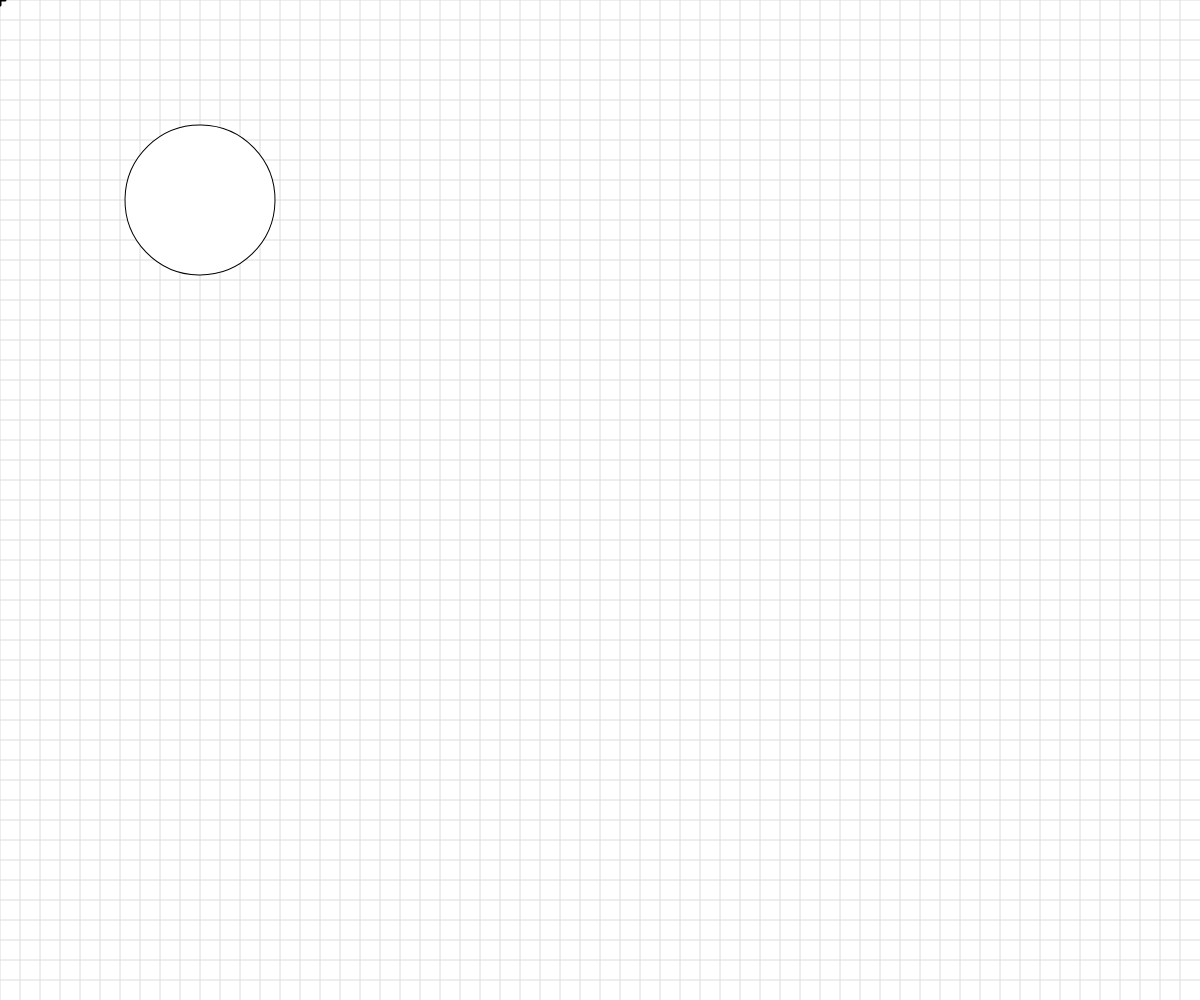
Frame 1 (no input)
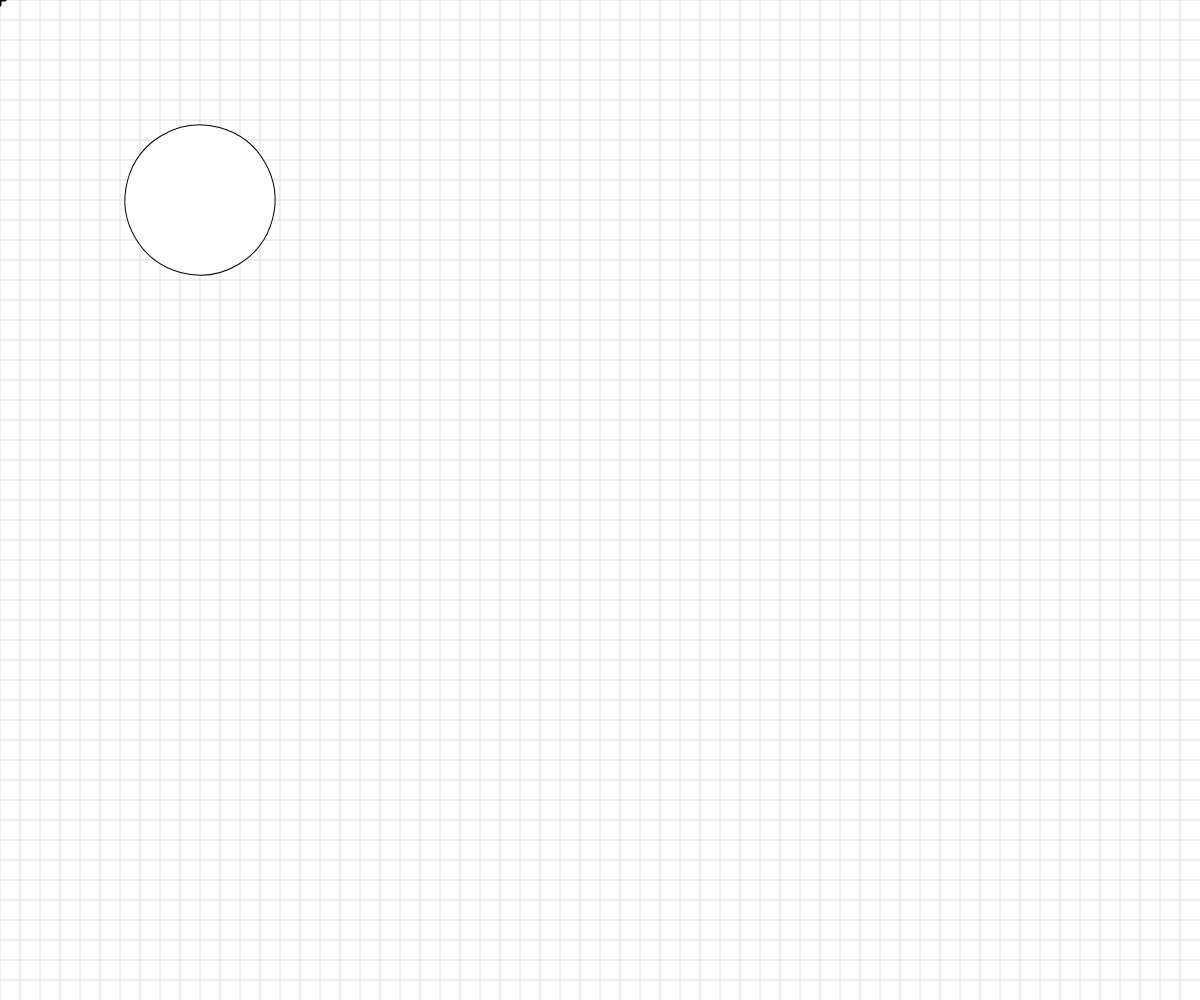
Frame 60 (no input)
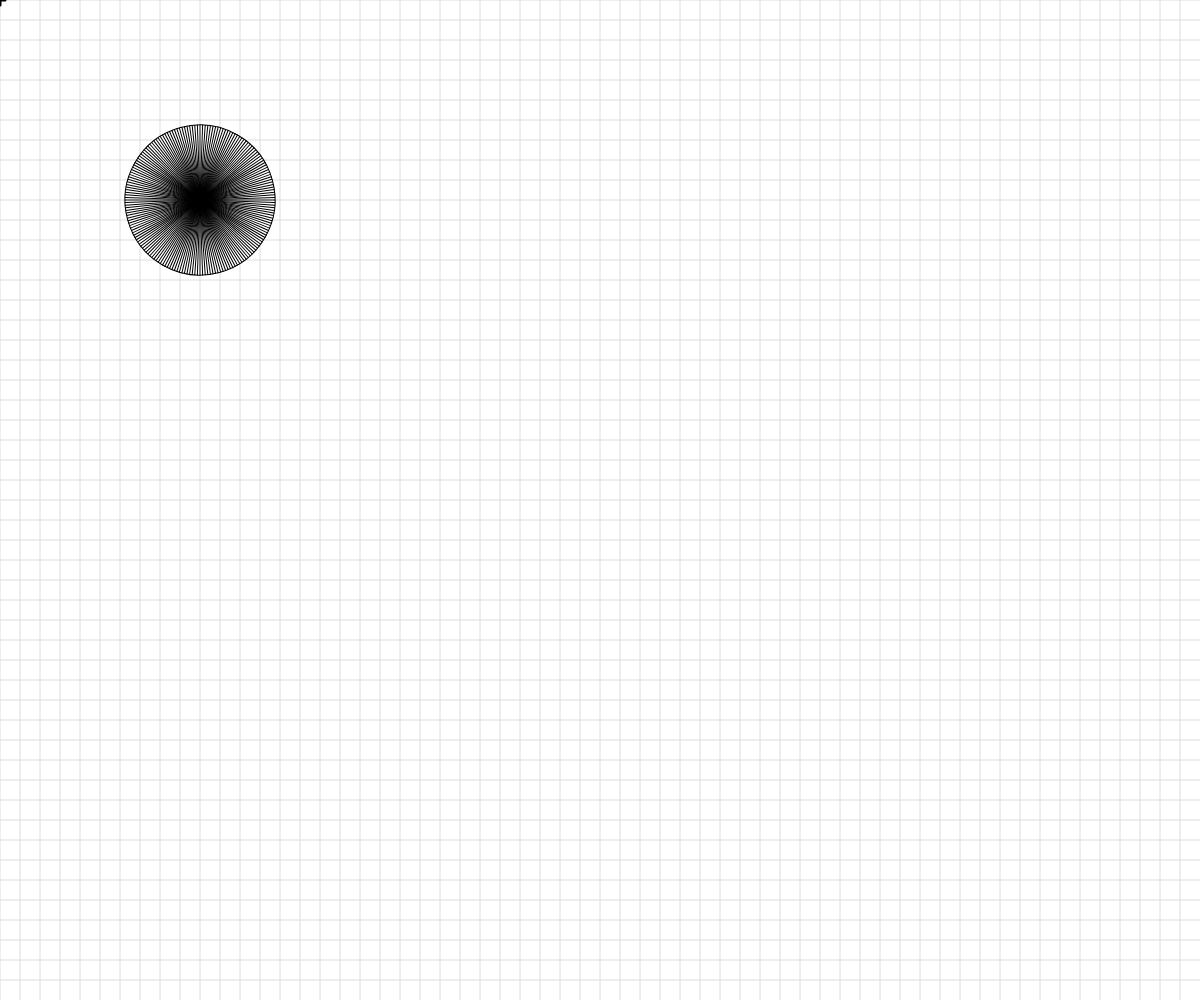
Frame 120 (the mouse pressed at the canvas centre since frame 60)

The p5.js sketch that drew these frames (run headless with seeded random() and noise() and a simulated clock; from frame 60 on, the mouse is pressed at the canvas centre):

// p5.js sketch
// ── sketch.js
// Basic Transformations Sandbox


let originalSpacing = 20;


function setup() {
  createCanvas(windowWidth, windowHeight);

}

function draw() {
  //coordinate systems RESET at the start of draw()
  background(255);
  drawBasicGrid(220);





  //transformation one: TRANSLATION
  // push();
  // translate(120, 120); // moves the origin
  // drawBasicGrid(180);
  // rectangleRed(0, 0);
  // pop();
  // rectangleBlue(0, 0);






  //transformation two: SCALE
  // push();
  // rectMode(CORNER);
  // rectangleRed(40, 0);
  // //Scale Factors:
  // // 1 = No change  <1 = Smaller   >1 = Larger


  // translate(100,100);
  // let scaleAmount = 2.5;
  // scaleAmount = map(mouseX, 0, width, 0, 4)
  // scale(scaleAmount);
  // drawBasicGrid(180);
  // rectMode(CENTER);
  // rectangleBlue(0, 0);


  // pop();







  //transformation three: ROTATION
  //reminder: rotations are measured in radians, not degrees! Functions can help with the conversion...
  //angleMode(DEGREES);
  // push();
  // rectangleRed(20,20);


  // translate(120,120);
  // rotate(frameCount);
  // drawBasicGrid(180);
  // face(0,0);

  // pop();


  //Combinations of Transformations
  // push();
  // scale(5);
  // rotate(45); // +angle === clockwise rot
  // translate(100,100);
  // face(0,0);

  // pop();






  //individual challenge
  angleMode(DEGREES);
  push();
  translate(200, 200);
  rotate(frameCount);
  circle(0, 0, 150);


  let numSpokes = map(mouseX, 0, width, 0, 360);
  numSpokes = floor(numSpokes);
  for (let i = 0; i < numSpokes; i++) {
    line(0, 0, 75, 0);
    rotate(360 / numSpokes);
  }





  pop();






}


function face(x, y) {
  //draw a face at x,y
  push();
  translate(x, y);
  ellipseMode(CENTER);
  fill(200, 200, 0);
  stroke(0);
  ellipse(0, 0, 80, 80);
  fill(90, 140, 30, 220);
  triangle(-20, 20, 20, 20, 0, 30);
  fill(0);
  ellipse(-25, 0, 10, 10);
  ellipse(25, 0, 10, 10);
  strokeWeight(5);
  line(-30, -10, 30, -10);
  strokeWeight(1);
  pop();

}

function rectangleRed(x, y) {
  //draw a red rectangle at x,y (sized 50 pixels square) - to visualize what happens to the coordinate system
  //when different basic transformations are applied.
  noStroke();
  fill(255, 0, 0, 150);
  rect(x, y, 50, 50);

}

function rectangleBlue(x, y) {
  //draw a red rectangle at x,y (sized 50 pixels square) - to visualize what happens to the coordinate system
  //when different basic transformations are applied.
  noStroke();
  fill(0, 0, 255, 150);
  rect(x, y, 50, 50);

}

function drawBasicGrid(shade) {
  //draw the normal cartesian Coordinate Grid, in a light color. Spaced at 20 px by default
  stroke(shade);
  for (let x = 0; x < width; x += 20) {
    line(x, 0, x, height);
  }
  for (let y = 0; y < height; y += 20) {
    line(0, y, width, y);
  }

  //Draw "X" at the origin
  strokeWeight(3);
  stroke(0);
  line(-5, 0, 5, 0);
  line(0, 5, 0, -5);
  strokeWeight(1);
}
